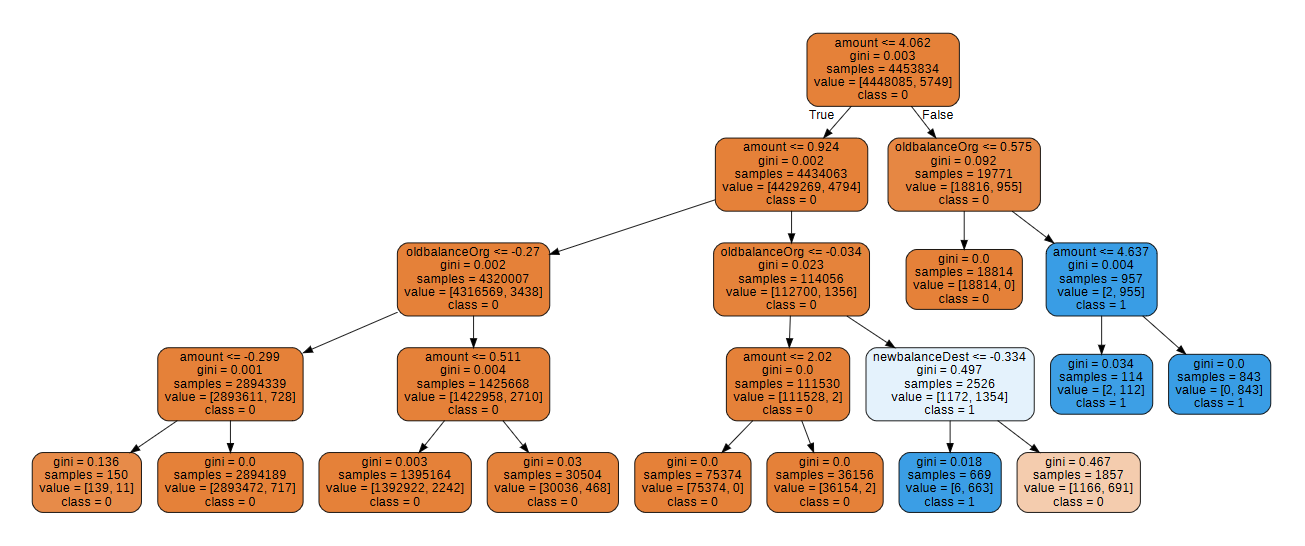

Write the Python code that produced this figure.
from sklearn.metrics import accuracy_score, classification_report
from sklearn.tree import DecisionTreeClassifier, export_graphviz

from datapreparation import preparetraintest
from visualizationresult import visualizeROC, visualizeconfusionmatrix

train_set,test_set,train_labels,test_labels=preparetraintest.prepared_fraud_data()
tree_clf = DecisionTreeClassifier(max_depth=4,random_state=42,min_samples_leaf= 100)
decision_tree_trained=tree_clf.fit(train_set, train_labels)

export_graphviz(tree_clf, out_file="decisiontreetuning.dot.pdf",
                feature_names=['amount','oldbalanceOrg','newbalanceDest'],
                class_names=['0','1'],
                rounded=True, filled=True
                )



visualizeROC.create_roc_curve1(decision_tree_trained,test_set,test_labels)


y_pred = tree_clf.predict(test_set)
print(y_pred)

print("accuracy:")
print(accuracy_score(test_labels,y_pred))
report=classification_report(y_pred, test_labels)
print("Report:")
print(report)

visualizeconfusionmatrix.confusion_matrix1(tree_clf,test_set,test_labels,"Decision Tree")
